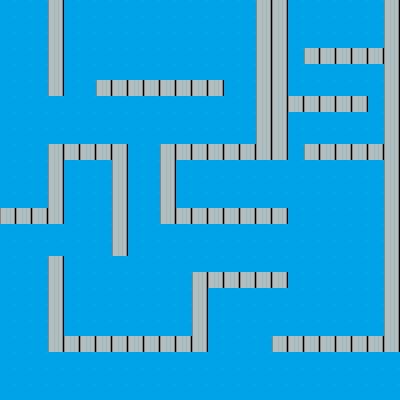

This game map was drawn from its Tiled (.tmx) file and the tilesets committed beside it. A one-line description and the full map source follow:
An orthogonal 25x25 tile map with 16x16 px tiles, 1 tile layer (Calque de Tuiles 1), 2 tilesets and 21 objects (spawn, exit).

<map version="1.10" tiledversion="1.11.0" orientation="orthogonal" renderorder="right-down" width="25" height="25" tilewidth="16" tileheight="16" infinite="0" nextlayerid="7" nextobjectid="41">
 <tileset firstgid="1" source="tileset_tsx/tileset_ville.tsx" />
 <tileset firstgid="1037" source="tileset_tsx/autre.tsx" />
 <layer id="1" name="Calque de Tuiles 1" width="25" height="25">
  <data encoding="csv">
1038,1038,1038,428,1038,1038,1038,1038,1038,1038,1038,1038,1038,1038,1038,1038,428,428,1038,1038,1038,1038,1038,1038,428,
1038,1038,1038,428,1038,1038,1038,1038,1038,1038,1038,1038,1038,1038,1038,1038,428,428,1038,1038,1038,1038,1038,1038,428,
1038,1038,1038,428,1038,1038,1038,1038,1038,1038,1038,1038,1038,1038,1038,1038,428,428,1038,1038,1038,1038,1038,1038,428,
1038,1038,1038,428,1038,1038,1038,1038,1038,1038,1038,1038,1038,1038,1038,1038,428,428,1038,428,428,428,428,428,428,
1038,1038,1038,428,1038,1038,1038,1038,1038,1038,1038,1038,1038,1038,1038,1038,428,428,1038,1038,1038,1038,1038,1038,428,
1038,1038,1038,428,1038,1038,428,428,428,428,428,428,428,428,1038,1038,428,428,1038,1038,1038,1038,1038,1038,428,
1038,1038,1038,1038,1038,1038,1038,1038,1038,1038,1038,1038,1038,1038,1038,1038,428,428,428,428,428,428,428,1038,428,
1038,1038,1038,1038,1038,1038,1038,1038,1038,1038,1038,1038,1038,1038,1038,1038,428,428,1038,1038,1038,1038,1038,1038,428,
1038,1038,1038,1038,1038,1038,1038,1038,1038,1038,1038,1038,1038,1038,1038,1038,428,428,1038,1038,1038,1038,1038,1038,428,
1038,1038,1038,428,428,428,428,428,1038,1038,428,428,428,428,428,428,428,428,1038,428,428,428,428,428,428,
1038,1038,1038,428,1038,1038,1038,428,1038,1038,428,1038,1038,1038,1038,1038,1038,1038,1038,1038,1038,1038,1038,1038,428,
1038,1038,1038,428,1038,1038,1038,428,1038,1038,428,1038,1038,1038,1038,1038,1038,1038,1038,1038,1038,1038,1038,1038,428,
1038,1038,1038,428,1038,1038,1038,428,1038,1038,428,1038,1038,1038,1038,1038,1038,1038,1038,1038,1038,1038,1038,1038,428,
428,428,428,428,1038,1038,1038,428,1038,1038,428,428,428,428,428,428,428,428,1038,1038,1038,1038,1038,1038,428,
1038,1038,1038,1038,1038,1038,1038,428,1038,1038,1038,1038,1038,1038,1038,1038,1038,1038,1038,1038,1038,1038,1038,1038,428,
1038,1038,1038,1038,1038,1038,1038,428,1038,1038,1038,1038,1038,1038,1038,1038,1038,1038,1038,1038,1038,1038,1038,1038,428,
1038,1038,1038,428,1038,1038,1038,1038,1038,1038,1038,1038,1038,1038,1038,1038,1038,1038,1038,1038,1038,1038,1038,1038,428,
1038,1038,1038,428,1038,1038,1038,1038,1038,1038,1038,1038,428,428,428,428,428,428,1038,1038,1038,1038,1038,1038,428,
1038,1038,1038,428,1038,1038,1038,1038,1038,1038,1038,1038,428,1038,1038,1038,1038,1038,1038,1038,1038,1038,1038,1038,428,
1038,1038,1038,428,1038,1038,1038,1038,1038,1038,1038,1038,428,1038,1038,1038,1038,1038,1038,1038,1038,1038,1038,1038,428,
1038,1038,1038,428,1038,1038,1038,1038,1038,1038,1038,1038,428,1038,1038,1038,1038,1038,1038,1038,1038,1038,1038,1038,428,
1038,1038,1038,428,428,428,428,428,428,428,428,428,428,1038,1038,1038,1038,428,428,428,428,428,428,428,428,
1038,1038,1038,1038,1038,1038,1038,1038,1038,1038,1038,1038,1038,1038,1038,1038,1038,1038,1038,1038,1038,1038,1038,1038,1038,
1038,1038,1038,1038,1038,1038,1038,1038,1038,1038,1038,1038,1038,1038,1038,1038,1038,1038,1038,1038,1038,1038,1038,1038,1038,
1038,1038,1038,1038,1038,1038,1038,1038,1038,1038,1038,1038,1038,1038,1038,1038,1038,1038,1038,1038,1038,1038,1038,1038,1038
</data>
 </layer>
 <objectgroup id="2" name="mur">
  <object id="21" x="49" y="0.5" width="14" height="94.5" />
  <object id="22" x="96.5" y="80" width="126.5" height="15.5" />
  <object id="23" x="384.5" y="0.5" width="14" height="351" />
  <object id="24" x="273" y="337.5" width="125.5" height="13.5" />
  <object id="25" x="-0.5" y="208.5" width="63.5" height="14.5" />
  <object id="26" x="49.5" y="144" width="13.5" height="79" />
  <object id="27" x="49.5" y="144" width="77.5" height="15.5" />
  <object id="28" x="112.5" y="159.5" width="14.5" height="96.5" />
  <object id="29" x="257" y="1.5" width="29.5" height="158" />
  <object id="30" x="160" y="145" width="126.5" height="14.5" />
  <object id="31" x="160" y="145" width="16" height="78.5" />
  <object id="32" x="175.5" y="209" width="109" height="15" />
  <object id="33" x="305" y="48.5" width="78" height="15" />
  <object id="34" x="287.5" y="96" width="80.5" height="15" />
  <object id="35" x="304.5" y="143.5" width="78.5" height="16" />
  <object id="36" x="48.5" y="256.5" width="15.5" height="95.5" />
  <object id="37" x="64" y="335.5" width="143.5" height="16.5" />
  <object id="38" x="192" y="272" width="15.5" height="63.5" />
  <object id="39" x="192" y="272" width="95.5" height="15.5" />
 </objectgroup>
 <objectgroup id="3" name="autre">
  <object id="1" name="spawn" x="24.8333" y="30.5">
   <point />
  </object>
  <object id="40" name="exit" x="317.499" y="8.30382" width="56.6614" height="34.6807" />
 </objectgroup>
</map>
